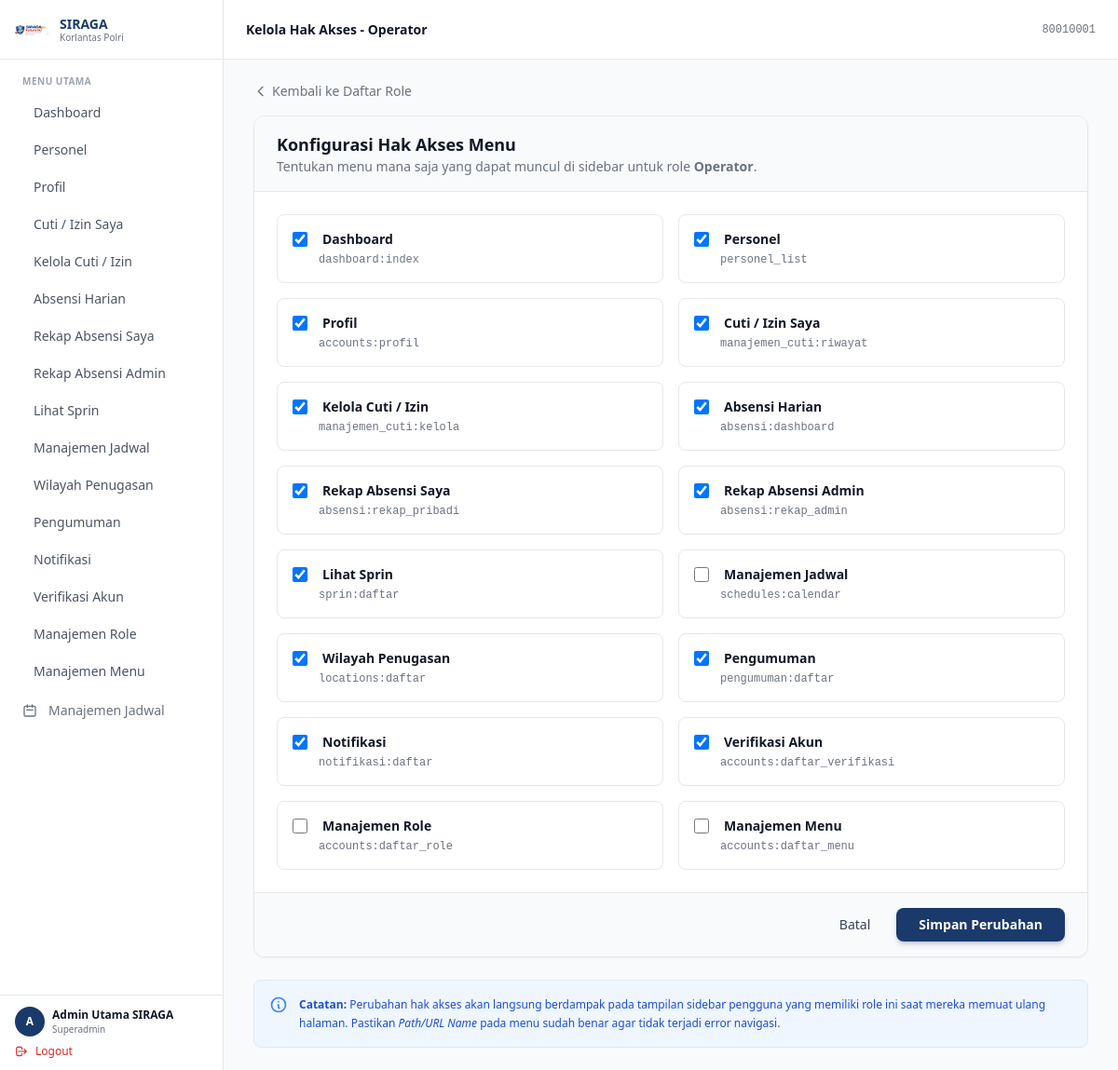
The app's page /accounts/roles/3/akses/ (signed in) with its own data.
### accounts/models.py (models this page shows, shortened)
class MenuItem(models.Model):
    label = models.CharField(max_length=100, verbose_name='Label')
    path = models.CharField(max_length=200, blank=True, verbose_name='Path / URL Name')
    icon = models.CharField(max_length=100, blank=True, verbose_name='Icon')
    parent = models.ForeignKey(
        'self', on_delete=models.CASCADE, null=True, blank=True,
        related_name='submenus', verbose_name='Parent Menu'
    )
    sort_order = models.IntegerField(default=0, verbose_name='Sort Order')
    is_active = models.BooleanField(default=True, verbose_name='Active')
    class Meta:
        verbose_name = 'Menu Item'
        verbose_name_plural = 'Menu Items'
        ordering = ['sort_order', 'label']
    def get_url(self):
        try:
            return reverse(self.path)
        except NoReverseMatch:
            return self.path

class Personel(AbstractBaseUser, PermissionsMixin):
    ROLE_CHOICES = [
        ('personel', 'Personel'),
        ('operator', 'Operator'),
        ('pimpinan', 'Pimpinan'),
        ('superadmin', 'Superadmin'),
    ]
    PANGKAT_CHOICES = [
        ('Bharada', 'Bharada'),
        ('Bhayangkara', 'Bhayangkara'),
        ('Bripda', 'Bripda'),
        ('Briptu', 'Briptu'),
        ('Brigpol', 'Brigpol'),
        ('Bripka', 'Bripka'),
        ('Aipda', 'Aipda'),
        ('Aiptu', 'Aiptu'),
        ('Ipda', 'Ipda'),
        ('Iptu', 'Iptu'),
        ('AKP', 'AKP'),
        ('Kompol', 'Kompol'),
        ('AKBP', 'AKBP'),
        ('Kombespol', 'Kombespol'),
        ('Brigjen Pol', 'Brigjen Pol'),
        ('Irjen Pol', 'Irjen Pol'),
        ('Komjen Pol', 'Komjen Pol'),
        ('Jenderal Pol', 'Jenderal Pol'),
    ]
    nrp = models.CharField(max_length=20, unique=True, verbose_name='NRP')
    nama_lengkap = models.CharField(max_length=200, verbose_name='Nama Lengkap')
    email = models.EmailField(blank=True, verbose_name='Email')
    no_hp = models.CharField(max_length=20, blank=True, verbose_name='No. HP')
    pangkat = models.CharField(max_length=50, choices=PANGKAT_CHOICES, blank=True, verbose_name='Pangkat')
    jabatan = models.CharField(max_length=200, blank=True, verbose_name='Jabatan')
    satker = models.ForeignKey(
        Satker, on_delete=models.SET_NULL, null=True, blank=True,
        related_name='personel', verbose_name='Satuan Kerja'
    )
    role = models.CharField(max_length=20, choices=ROLE_CHOICES, default='personel', verbose_name='Role')
    role_obj = models.ForeignKey(
        Role, on_delete=models.SET_NULL, null=True, blank=True,
        related_name='personel_set', verbose_name='Role (Object)'
    )
    foto = models.ImageField(upload_to='foto_personel/', blank=True, null=True, verbose_name='Foto')
    is_active = models.BooleanField(default=False)
    status_verifikasi = models.CharField(
        max_length=20,
        choices=[('pending', 'Pending'), ('approved', 'Approved')],
        default='pending'
    )
    is_staff = models.BooleanField(default=False)
    tanggal_bergabung = models.DateTimeField(auto_now_add=True)
    tanggal_nonaktif = models.DateTimeField(null=True, blank=True, verbose_name='Tanggal Dinonaktifkan')
    alasan_nonaktif = models.TextField(blank=True, verbose_name='Alasan Dinonaktifkan')
    objects = PersonelManager()
    USERNAME_FIELD = 'nrp'
    REQUIRED_FIELDS = ['nama_lengkap']
    class Meta:
        verbose_name = 'Personel'
        verbose_name_plural = 'Personel'
        ordering = ['nama_lengkap']
    @property
    def is_superadmin(self):
        if self.role_obj:
            return self.role_obj.nama.lower() == 'superadmin'
        return self.role == 'superadmin'

class Role(models.Model):
    nama = models.CharField(max_length=100, unique=True, verbose_name='Nama Role')
    deskripsi = models.TextField(blank=True, verbose_name='Deskripsi')
    dibuat_pada = models.DateTimeField(default=timezone.now, verbose_name='Dibuat Pada')
    menus = models.ManyToManyField(MenuItem, blank=True, related_name='roles', verbose_name='Menu Access')
    display_label = models.CharField(max_length=100, blank=True, verbose_name='Display Label')
    class Meta:
        verbose_name = 'Role'
        verbose_name_plural = 'Role'
        ordering = ['nama']

### accounts/views.py (the view)
# urls.py: path('roles/<int:pk>/akses/', views.kelola_akses_menu, name='kelola_akses_menu'),
@cek_akses_menu('accounts:daftar_role')
def kelola_akses_menu(request, pk):
    role = get_object_or_404(Role, pk=pk)
    if request.method == 'POST':
        menu_ids = request.POST.getlist('menus')
        role.menus.set(menu_ids)
        messages.success(request, f'Akses menu untuk Role "{role.display_label or role.nama}" berhasil diperbarui.')
        return redirect('accounts:daftar_role')
    semua_menu = MenuItem.objects.filter(is_active=True).order_by('sort_order')
    menu_aktif_ids = role.menus.values_list('id', flat=True)
    return render(request, 'accounts/role/kelola_akses.html', {
        'role': role,
        'semua_menu': semua_menu,
        'menu_aktif_ids': menu_aktif_ids,
    })

### accounts/context_processor.py (called while the page is built)
def jumlah_verifikasi(request):
    if request.user.is_authenticated and (request.user.is_superadmin or request.user.is_operator):
        count = Personel.objects.filter(status_verifikasi='pending').count()
        return {'jumlah_pending_verifikasi': count}
    return {'jumlah_pending_verifikasi': 0}

### notifikasi/context_processors.py (called while the page is built)
def notifikasi_unread_count(request):
    if request.user.is_authenticated:
        count = Notifikasi.objects.filter(user=request.user, is_read=False).count()
        return {'notif_unread_count': count}
    return {'notif_unread_count': 0}

### pengumuman/context_processors.py (called while the page is built)
def pengumuman_aktif(request):
    if request.user.is_authenticated:
        now = timezone.now()
        active_pengumuman = Pengumuman.objects.filter(is_active=True).filter(
            models.Q(periode_mulai__isnull=True) | models.Q(periode_mulai__lte=now)
        ).filter(
            models.Q(periode_selesai__isnull=True) | models.Q(periode_selesai__gte=now)
        )
        count = active_pengumuman.exclude(dibaca_oleh=request.user).count()
        return {'pengumuman_baru_count': count}
    return {}

### sprin/context_processors.py (called while the page is built)
def user_role(request):
    role = request.session.get('user_role', 'Operator')
    if role not in ['Operator', 'SDM', 'Pimpinan']:
        role = 'Operator'
    return {'user_role': role}

### templates/accounts/role/kelola_akses.html (shortened to what this page needs)
{% extends 'base.html' %}
{% block page_title %}Kelola Hak Akses - {{ role.display_label|default:role.nama }}{% endblock %}
{% block content %}
<div class="max-w-4xl mx-auto">
    <a href="{% url 'accounts:daftar_role' %}" class="inline-flex items-center text-sm text-gray-500 hover:text-primary mb-4 transition-colors">
        <svg class="w-4 h-4 mr-1" fill="none" stroke="currentColor" viewBox="0 0 24 24"><path stroke-linecap="round" stroke-linejoin="round" stroke-width="2" d="M15 19l-7-7 7-7"/></svg>
        Kembali ke Daftar Role
    </a>
    <div class="bg-white rounded-xl border border-gray-200 shadow-sm overflow-hidden">
        <div class="px-6 py-4 border-b border-gray-200 bg-gray-50">
            <h2 class="text-lg font-bold text-gray-900">Konfigurasi Hak Akses Menu</h2>
            <p class="text-sm text-gray-500">Tentukan menu mana saja yang dapat muncul di sidebar untuk role <strong>{{ role.display_label|default:role.nama }}</strong>.</p>
        </div>
        <form method="POST">
            <div class="p-6">
                <div class="grid grid-cols-1 md:grid-cols-2 gap-4">
                    {% for menu in semua_menu %}
                    <label class="relative flex items-start p-4 rounded-lg border border-gray-200 hover:bg-gray-50 cursor-pointer transition-colors group">
                        <div class="flex items-center h-5">
                            <input type="checkbox" name="menus" value="{{ menu.id }}"
                                   class="h-4 w-4 text-primary border-gray-300 rounded focus:ring-primary"
                                   {% if menu.id in menu_aktif_ids %}checked{% endif %}>
                        </div>
                        <div class="ml-3 text-sm">
                            <span class="block font-bold text-gray-900 group-hover:text-primary transition-colors">
                                <i class="{{ menu.icon }} mr-1 opacity-70"></i> {{ menu.label }}
                            </span>
                            <span class="block text-gray-500 text-xs font-mono mt-1">{{ menu.path }}</span>
                        </div>
                    </label>
                    {% endfor %}
                </div>
            </div>
            <div class="px-6 py-4 bg-gray-50 border-t border-gray-200 flex items-center justify-end gap-3">
                <a href="{% url 'accounts:daftar_role' %}" class="px-4 py-2 text-sm font-medium text-gray-700 hover:text-gray-900">
                    Batal
                </a>
                <button type="submit" class="px-6 py-2 bg-primary text-white text-sm font-bold rounded-lg hover:bg-primary-light shadow-md shadow-primary/20 transition-all">
                    Simpan Perubahan
                </button>
            </div>
        </form>
    </div>
    <div class="mt-6 p-4 bg-blue-50 rounded-lg border border-blue-100 flex gap-3">
        <svg class="w-5 h-5 text-blue-500 shrink-0" fill="none" stroke="currentColor" viewBox="0 0 24 24"><path stroke-linecap="round" stroke-linejoin="round" stroke-width="2" d="M13 16h-1v-4h-1m1-4h.01M21 12a9 9 0 11-18 0 9 9 0 0118 0z"/></svg>
        <p class="text-xs text-blue-700 leading-relaxed">
            <strong>Catatan:</strong> Perubahan hak akses akan langsung berdampak pada tampilan sidebar pengguna yang memiliki role ini saat mereka memuat ulang halaman. Pastikan <em>Path/URL Name</em> pada menu sudah benar agar tidak terjadi error navigasi.
        </p>
    </div>
</div>
{% endblock %}

### templates/base.html (shortened to what this page needs)
<!DOCTYPE html>
<html lang="id" class="h-full">
<head>
  <script src="https://cdn.tailwindcss.com"></script>
  {% load static %}
  <link rel="stylesheet" href="{% static 'css/custom.css' %}" />
</head>
<body class="h-full bg-gray-50 text-gray-900 antialiased">
  {% if user.is_authenticated %}
  <div class="flex h-full min-h-screen">
    <aside id="sidebar"
      class="w-60 bg-white border-r border-gray-200 flex flex-col shrink-0 transition-all duration-300">
      <div class="flex items-center gap-3 h-16 px-4 border-b border-gray-200">
        {% load static %}
        <img src="{% static 'images/logo-siraga.png' %}" alt="SIRAGA" class="w-9 h-9 object-contain" />
        <div>
          <p class="text-sm font-bold text-[#1a3a6b] leading-tight">SIRAGA</p>
          <p class="text-[10px] text-gray-500 leading-tight">Korlantas Polri</p>
        </div>
      </div>
      <nav class="flex-1 overflow-y-auto px-3 py-4">
        <p class="text-[10px] font-semibold text-gray-400 uppercase tracking-wider px-3 mb-2">Menu Utama</p>
        <ul class="flex flex-col gap-0.5 mb-4">
          {% if user.is_authenticated and user.role_obj and user.role_obj.menus.all %}
            {% for menu in user.role_obj.menus.all %}
              {% if menu.is_active %}
              <li>
                <a href="{{ menu.get_url }}"
                  class="flex items-center gap-3 rounded-lg px-3 py-2 text-sm font-medium transition-colors mb-0.5
                  {% if request.path == menu.get_url %}bg-primary text-white shadow-sm{% else %}text-gray-600 hover:bg-gray-100 hover:text-gray-900{% endif %}">
                  <span class="truncate">{{ menu.label }}</span>
                </a>
              </li>
              {% endif %}
            {% endfor %}
          {% endif %}
          {% if user.role == 'superadmin' or user.role == 'pimpinan' %}
          <li>
            <a href="{% url 'schedules:calendar' %}"
              class="flex items-center gap-3 rounded-lg px-3 py-2.5 text-sm font-medium transition-colors
                    {% if request.resolver_match.app_name == 'schedules' %}bg-[#1a3a6b] text-white{% else %}text-gray-500 hover:bg-gray-100 hover:text-gray-900{% endif %}">
              <svg class="w-4 h-4 shrink-0" fill="none" stroke="currentColor" viewBox="0 0 24 24">
                <path stroke-linecap="round" stroke-linejoin="round" stroke-width="2"
                  d="M8 7V3m8 4V3m-9 8h10M5 21h14a2 2 0 002-2V7a2 2 0 00-2-2H5a2 2 0 00-2 2v12a2 2 0 002 2z" />
              </svg>
              Manajemen Jadwal
            </a>
          </li>
          {% endif %}
        </ul>
      </nav>
      <div class="px-4 py-3 border-t border-gray-200">
        <div class="flex items-center gap-2 mb-2">
          <div
            class="w-8 h-8 rounded-full bg-[#1a3a6b] flex items-center justify-center text-white text-xs font-bold shrink-0">
            {{ user.nama_lengkap|first|upper }}
          </div>
          <div class="min-w-0">
            <p class="text-xs font-semibold text-gray-900 truncate">{{ user.nama_lengkap }}</p>
            <p class="text-[10px] text-gray-500 truncate">{{ user.get_role_display }}</p>
          </div>
        </div>
        <a href="{% url 'accounts:logout' %}"
          class="flex items-center gap-2 text-xs text-red-600 hover:text-red-800 font-medium transition-colors">
          <svg class="w-3.5 h-3.5" fill="none" stroke="currentColor" viewBox="0 0 24 24">
            <path stroke-linecap="round" stroke-linejoin="round" stroke-width="2"
              d="M17 16l4-4m0 0l-4-4m4 4H7m6 4v1a3 3 0 01-3 3H6a3 3 0 01-3-3V7a3 3 0 013-3h4a3 3 0 013 3v1" />
          </svg>
          Logout
        </a>
      </div>
    </aside>
    <div class="flex-1 flex flex-col overflow-hidden">
      <header class="h-16 bg-white border-b border-gray-200 flex items-center px-6 shrink-0">
        <h2 class="text-sm font-semibold text-gray-900">{% block page_title %}Dashboard{% endblock %}</h2>
        <div class="ml-auto flex items-center gap-3">
          <span class="text-xs text-gray-500 font-mono">{{ user.nrp }}</span>
        </div>
      </header>
      <main class="flex-1 overflow-y-auto px-6 py-6">
        {% block content %}{% endblock %}
      </main>
    </div>
  </div>
  {% else %}
  {% block full_page %}{% endblock %}
  {% endif %}
</body>
</html>

### static/css/custom.css (style rules this page uses)
html { scroll-behavior: smooth; }

### records on screen
MenuItem: label "Dashboard", menus "☑", path "dashboard:index"
MenuItem: label "Personel", menus "☑", path "personel_list"
MenuItem: label "Profil", menus "☑", path "accounts:profil"
MenuItem: label "Cuti / Izin Saya", menus "☑", path "manajemen_cuti:riwayat"
MenuItem: label "Kelola Cuti / Izin", menus "☑", path "manajemen_cuti:kelola"
MenuItem: label "Absensi Harian", menus "☑", path "absensi:dashboard"
MenuItem: label "Rekap Absensi Saya", menus "☑", path "absensi:rekap_pribadi"
MenuItem: label "Rekap Absensi Admin", menus "☑", path "absensi:rekap_admin"
MenuItem: label "Lihat Sprin", menus "☑", path "sprin:daftar"
MenuItem: label "Manajemen Jadwal", path "schedules:calendar"
MenuItem: label "Wilayah Penugasan", menus "☑", path "locations:daftar"
MenuItem: label "Pengumuman", menus "☑", path "pengumuman:daftar"
MenuItem: label "Notifikasi", menus "☑", path "notifikasi:daftar"
MenuItem: label "Verifikasi Akun", menus "☑", path "accounts:daftar_verifikasi"
MenuItem: label "Manajemen Role", path "accounts:daftar_role"
MenuItem: label "Manajemen Menu", path "accounts:daftar_menu"
Personel: nama_lengkap|first "A", nama_lengkap "Admin Utama SIRAGA", role "Superadmin", nrp "80010001"
Role: display_label "Operator"
